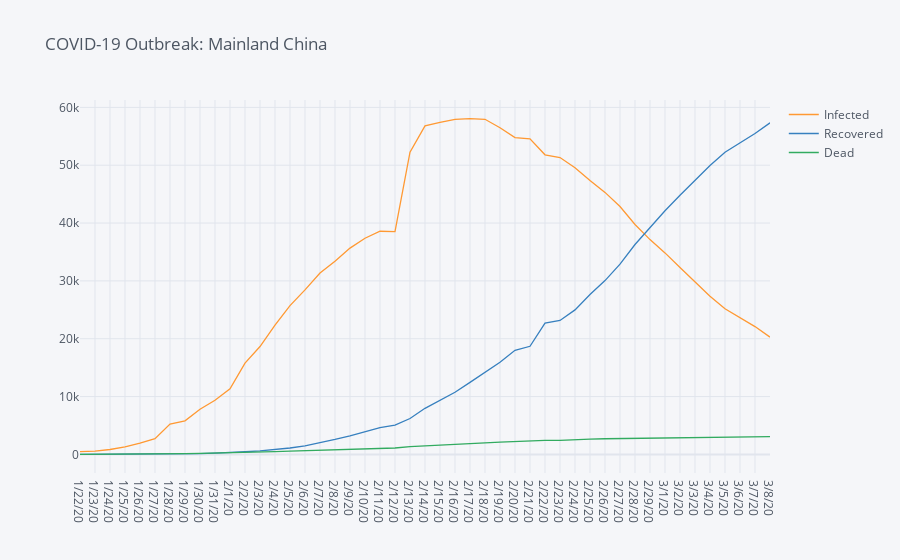
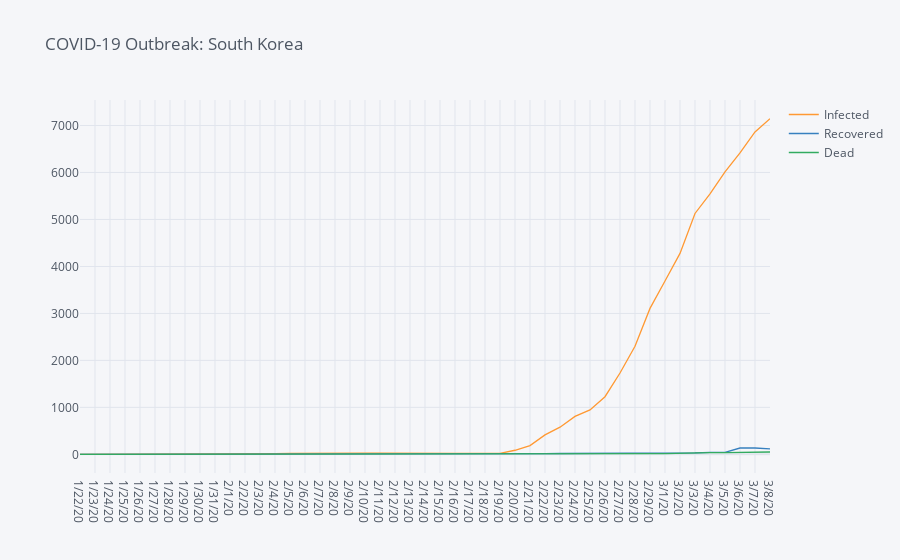
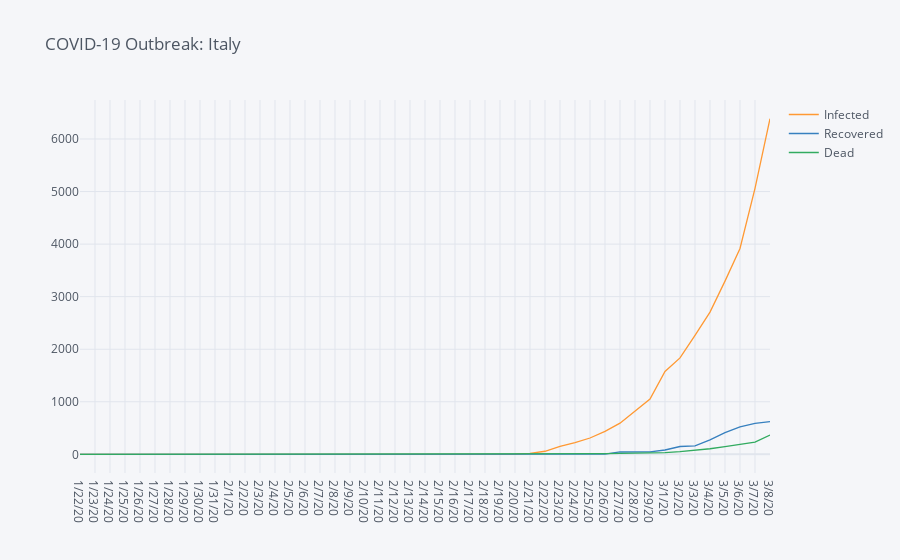
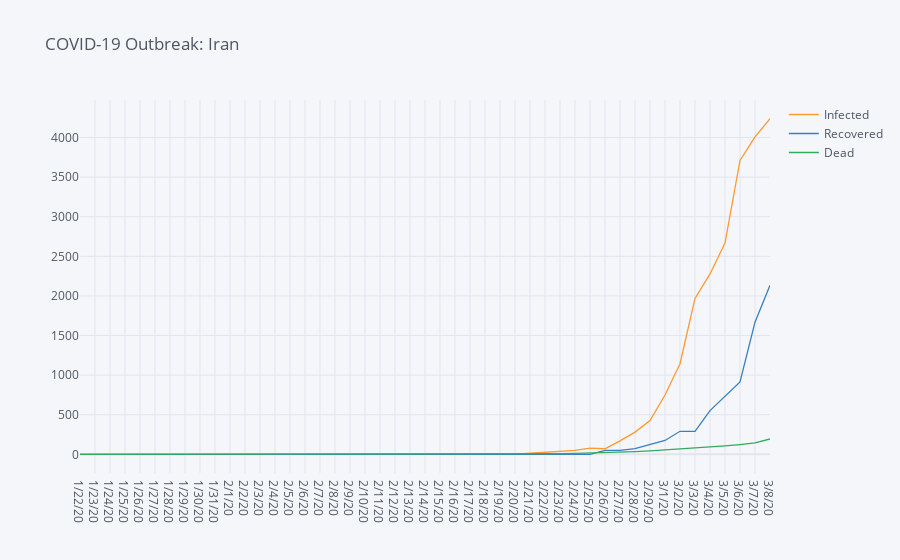

Notebook code for these charts, in order:
### Code cell
for c in list(confirmed.T.sum().sort_values(ascending=False).head(10).index):
    sird_plot(c, pop_prop=False)

### Figure 1 — Plotly figure (JSON) as saved in the notebook; plotly's stock layout.template omitted (floating-point values rounded to 4 significant figures)
{"data": [{"line": {"color": "rgba(255, 153, 51, 1.0)", "dash": "solid", "shape": "linear", "width": 1.3}, "mode": "lines", "name": "Infected", "text": "", "type": "scatter", "x": ["1/22/20", "1/23/20", "1/24/20", "1/25/20", "1/26/20", "1/27/20", "1/28/20", "1/29/20", "1/30/20", "1/31/20", "2/1/20", "2/2/20", "2/3/20", "2/4/20", "2/5/20", "2/6/20", "2/7/20", "2/8/20", "2/9/20", "2/10/20", "2/11/20", "2/12/20", "2/13/20", "2/14/20", "2/15/20", "2/16/20", "2/17/20", "2/18/20", "2/19/20", "2/20/20", "2/21/20", "2/22/20", "2/23/20", "2/24/20", "2/25/20", "2/26/20", "2/27/20", "2/28/20", "2/29/20", "3/1/20", "3/2/20", "3/3/20", "3/4/20", "3/5/20", "3/6/20", "3/7/20", "3/8/20"], "y": [502, 591, 854, 1318, 1957, 2723, 5262, 5817, 7818, 9356, 11337, 15783, 18654, 22347, 25732, 28445, 31360, 33379, 35668, 37378, 38581, 38504, 52251, 56799, 57391, 57933, 58046, 57938, 56480, 54761, 54543, 51794, 51325, 49569, 47347, 45297, 42856, 39745, 37137, 34838, 32304, 29802, 27335, 25169, 23643, 22104, 20282]}, {"line": {"color": "rgba(55, 128, 191, 1.0)", "dash": "solid", "shape": "linear", "width": 1.3}, "mode": "lines", "name": "Recovered", "text": "", "type": "scatter", "x": ["1/22/20", "1/23/20", "1/24/20", "1/25/20", "1/26/20", "1/27/20", "1/28/20", "1/29/20", "1/30/20", "1/31/20", "2/1/20", "2/2/20", "2/3/20", "2/4/20", "2/5/20", "2/6/20", "2/7/20", "2/8/20", "2/9/20", "2/10/20", "2/11/20", "2/12/20", "2/13/20", "2/14/20", "2/15/20", "2/16/20", "2/17/20", "2/18/20", "2/19/20", "2/20/20", "2/21/20", "2/22/20", "2/23/20", "2/24/20", "2/25/20", "2/26/20", "2/27/20", "2/28/20", "2/29/20", "3/1/20", "3/2/20", "3/3/20", "3/4/20", "3/5/20", "3/6/20", "3/7/20", "3/8/20"], "y": [28, 30, 36, 39, 49, 58, 101, 120, 135, 214, 275, 463, 614, 843, 1115, 1476, 1998, 2595, 3218, 3917, 4635, 5079, 6213, 7973, 9294, 10748, 12455, 14199, 15952, 18002, 18693, 22687, 23170, 24990, 27650, 30053, 32898, 36291, 39279, 42118, 44810, 47404, 49955, 52240, 53888, 55478, 57320]}, {"line": {"color": "rgba(50, 171, 96, 1.0)", "dash": "solid", "shape": "linear", "width": 1.3}, "mode": "lines", "name": "Dead", "text": "", "type": "scatter", "x": ["1/22/20", "1/23/20", "1/24/20", "1/25/20", "1/26/20", "1/27/20", "1/28/20", "1/29/20", "1/30/20", "1/31/20", "2/1/20", "2/2/20", "2/3/20", "2/4/20", "2/5/20", "2/6/20", "2/7/20", "2/8/20", "2/9/20", "2/10/20", "2/11/20", "2/12/20", "2/13/20", "2/14/20", "2/15/20", "2/16/20", "2/17/20", "2/18/20", "2/19/20", "2/20/20", "2/21/20", "2/22/20", "2/23/20", "2/24/20", "2/25/20", "2/26/20", "2/27/20", "2/28/20", "2/29/20", "3/1/20", "3/2/20", "3/3/20", "3/4/20", "3/5/20", "3/6/20", "3/7/20", "3/8/20"], "y": [17, 18, 26, 42, 56, 82, 131, 133, 171, 213, 259, 361, 425, 490, 562, 632, 717, 804, 904, 1011, 1111, 1116, 1368, 1520, 1662, 1765, 1863, 2002, 2114, 2236, 2236, 2441, 2443, 2593, 2663, 2715, 2744, 2788, 2835, 2870, 2912, 2945, 2981, 3013, 3042, 3070, 3097]}], "layout": {"legend": {"bgcolor": "#F5F6F9", "font": {"color": "#4D5663"}}, "paper_bgcolor": "#F5F6F9", "plot_bgcolor": "#F5F6F9", "title": {"font": {"color": "#4D5663"}, "text": "COVID-19 Outbreak: Mainland China"}, "xaxis": {"gridcolor": "#E1E5ED", "showgrid": true, "tickfont": {"color": "#4D5663"}, "title": {"font": {"color": "#4D5663"}, "text": ""}, "zerolinecolor": "#E1E5ED"}, "yaxis": {"gridcolor": "#E1E5ED", "showgrid": true, "tickfont": {"color": "#4D5663"}, "title": {"font": {"color": "#4D5663"}, "text": ""}, "zerolinecolor": "#E1E5ED"}}}

### Figure 2 — Plotly figure (JSON) as saved in the notebook; plotly's stock layout.template omitted (floating-point values rounded to 4 significant figures)
{"data": [{"line": {"color": "rgba(255, 153, 51, 1.0)", "dash": "solid", "shape": "linear", "width": 1.3}, "mode": "lines", "name": "Infected", "text": "", "type": "scatter", "x": ["1/22/20", "1/23/20", "1/24/20", "1/25/20", "1/26/20", "1/27/20", "1/28/20", "1/29/20", "1/30/20", "1/31/20", "2/1/20", "2/2/20", "2/3/20", "2/4/20", "2/5/20", "2/6/20", "2/7/20", "2/8/20", "2/9/20", "2/10/20", "2/11/20", "2/12/20", "2/13/20", "2/14/20", "2/15/20", "2/16/20", "2/17/20", "2/18/20", "2/19/20", "2/20/20", "2/21/20", "2/22/20", "2/23/20", "2/24/20", "2/25/20", "2/26/20", "2/27/20", "2/28/20", "2/29/20", "3/1/20", "3/2/20", "3/3/20", "3/4/20", "3/5/20", "3/6/20", "3/7/20", "3/8/20"], "y": [1, 1, 2, 2, 3, 4, 4, 4, 4, 11, 12, 15, 15, 16, 19, 23, 23, 23, 22, 24, 25, 21, 21, 21, 19, 20, 20, 19, 19, 87, 186, 415, 578, 807, 945, 1227, 1731, 2302, 3107, 3689, 4277, 5128, 5545, 6012, 6416, 6862, 7146]}, {"line": {"color": "rgba(55, 128, 191, 1.0)", "dash": "solid", "shape": "linear", "width": 1.3}, "mode": "lines", "name": "Recovered", "text": "", "type": "scatter", "x": ["1/22/20", "1/23/20", "1/24/20", "1/25/20", "1/26/20", "1/27/20", "1/28/20", "1/29/20", "1/30/20", "1/31/20", "2/1/20", "2/2/20", "2/3/20", "2/4/20", "2/5/20", "2/6/20", "2/7/20", "2/8/20", "2/9/20", "2/10/20", "2/11/20", "2/12/20", "2/13/20", "2/14/20", "2/15/20", "2/16/20", "2/17/20", "2/18/20", "2/19/20", "2/20/20", "2/21/20", "2/22/20", "2/23/20", "2/24/20", "2/25/20", "2/26/20", "2/27/20", "2/28/20", "2/29/20", "3/1/20", "3/2/20", "3/3/20", "3/4/20", "3/5/20", "3/6/20", "3/7/20", "3/8/20"], "y": [0, 0, 0, 0, 0, 0, 0, 0, 0, 0, 0, 0, 0, 0, 0, 0, 1, 1, 3, 3, 3, 7, 7, 7, 9, 9, 10, 12, 12, 16, 16, 16, 18, 18, 22, 22, 22, 22, 27, 30, 30, 30, 41, 41, 135, 135, 118]}, {"line": {"color": "rgba(50, 171, 96, 1.0)", "dash": "solid", "shape": "linear", "width": 1.3}, "mode": "lines", "name": "Dead", "text": "", "type": "scatter", "x": ["1/22/20", "1/23/20", "1/24/20", "1/25/20", "1/26/20", "1/27/20", "1/28/20", "1/29/20", "1/30/20", "1/31/20", "2/1/20", "2/2/20", "2/3/20", "2/4/20", "2/5/20", "2/6/20", "2/7/20", "2/8/20", "2/9/20", "2/10/20", "2/11/20", "2/12/20", "2/13/20", "2/14/20", "2/15/20", "2/16/20", "2/17/20", "2/18/20", "2/19/20", "2/20/20", "2/21/20", "2/22/20", "2/23/20", "2/24/20", "2/25/20", "2/26/20", "2/27/20", "2/28/20", "2/29/20", "3/1/20", "3/2/20", "3/3/20", "3/4/20", "3/5/20", "3/6/20", "3/7/20", "3/8/20"], "y": [0, 0, 0, 0, 0, 0, 0, 0, 0, 0, 0, 0, 0, 0, 0, 0, 0, 0, 0, 0, 0, 0, 0, 0, 0, 0, 0, 0, 0, 1, 2, 2, 6, 8, 10, 12, 13, 13, 16, 17, 28, 28, 35, 35, 42, 44, 50]}], "layout": {"legend": {"bgcolor": "#F5F6F9", "font": {"color": "#4D5663"}}, "paper_bgcolor": "#F5F6F9", "plot_bgcolor": "#F5F6F9", "title": {"font": {"color": "#4D5663"}, "text": "COVID-19 Outbreak: South Korea"}, "xaxis": {"gridcolor": "#E1E5ED", "showgrid": true, "tickfont": {"color": "#4D5663"}, "title": {"font": {"color": "#4D5663"}, "text": ""}, "zerolinecolor": "#E1E5ED"}, "yaxis": {"gridcolor": "#E1E5ED", "showgrid": true, "tickfont": {"color": "#4D5663"}, "title": {"font": {"color": "#4D5663"}, "text": ""}, "zerolinecolor": "#E1E5ED"}}}

### Figure 3 — Plotly figure (JSON) as saved in the notebook; plotly's stock layout.template omitted (floating-point values rounded to 4 significant figures)
{"data": [{"line": {"color": "rgba(255, 153, 51, 1.0)", "dash": "solid", "shape": "linear", "width": 1.3}, "mode": "lines", "name": "Infected", "text": "", "type": "scatter", "x": ["1/22/20", "1/23/20", "1/24/20", "1/25/20", "1/26/20", "1/27/20", "1/28/20", "1/29/20", "1/30/20", "1/31/20", "2/1/20", "2/2/20", "2/3/20", "2/4/20", "2/5/20", "2/6/20", "2/7/20", "2/8/20", "2/9/20", "2/10/20", "2/11/20", "2/12/20", "2/13/20", "2/14/20", "2/15/20", "2/16/20", "2/17/20", "2/18/20", "2/19/20", "2/20/20", "2/21/20", "2/22/20", "2/23/20", "2/24/20", "2/25/20", "2/26/20", "2/27/20", "2/28/20", "2/29/20", "3/1/20", "3/2/20", "3/3/20", "3/4/20", "3/5/20", "3/6/20", "3/7/20", "3/8/20"], "y": [0, 0, 0, 0, 0, 0, 0, 0, 0, 2, 2, 2, 2, 2, 2, 2, 3, 3, 3, 3, 3, 3, 3, 3, 3, 3, 3, 3, 3, 3, 19, 59, 150, 221, 311, 438, 593, 821, 1053, 1577, 1835, 2263, 2706, 3296, 3916, 5061, 6387]}, {"line": {"color": "rgba(55, 128, 191, 1.0)", "dash": "solid", "shape": "linear", "width": 1.3}, "mode": "lines", "name": "Recovered", "text": "", "type": "scatter", "x": ["1/22/20", "1/23/20", "1/24/20", "1/25/20", "1/26/20", "1/27/20", "1/28/20", "1/29/20", "1/30/20", "1/31/20", "2/1/20", "2/2/20", "2/3/20", "2/4/20", "2/5/20", "2/6/20", "2/7/20", "2/8/20", "2/9/20", "2/10/20", "2/11/20", "2/12/20", "2/13/20", "2/14/20", "2/15/20", "2/16/20", "2/17/20", "2/18/20", "2/19/20", "2/20/20", "2/21/20", "2/22/20", "2/23/20", "2/24/20", "2/25/20", "2/26/20", "2/27/20", "2/28/20", "2/29/20", "3/1/20", "3/2/20", "3/3/20", "3/4/20", "3/5/20", "3/6/20", "3/7/20", "3/8/20"], "y": [0, 0, 0, 0, 0, 0, 0, 0, 0, 0, 0, 0, 0, 0, 0, 0, 0, 0, 0, 0, 0, 0, 0, 0, 0, 0, 0, 0, 0, 0, 0, 1, 2, 1, 1, 3, 45, 46, 46, 83, 149, 160, 276, 414, 523, 589, 622]}, {"line": {"color": "rgba(50, 171, 96, 1.0)", "dash": "solid", "shape": "linear", "width": 1.3}, "mode": "lines", "name": "Dead", "text": "", "type": "scatter", "x": ["1/22/20", "1/23/20", "1/24/20", "1/25/20", "1/26/20", "1/27/20", "1/28/20", "1/29/20", "1/30/20", "1/31/20", "2/1/20", "2/2/20", "2/3/20", "2/4/20", "2/5/20", "2/6/20", "2/7/20", "2/8/20", "2/9/20", "2/10/20", "2/11/20", "2/12/20", "2/13/20", "2/14/20", "2/15/20", "2/16/20", "2/17/20", "2/18/20", "2/19/20", "2/20/20", "2/21/20", "2/22/20", "2/23/20", "2/24/20", "2/25/20", "2/26/20", "2/27/20", "2/28/20", "2/29/20", "3/1/20", "3/2/20", "3/3/20", "3/4/20", "3/5/20", "3/6/20", "3/7/20", "3/8/20"], "y": [0, 0, 0, 0, 0, 0, 0, 0, 0, 0, 0, 0, 0, 0, 0, 0, 0, 0, 0, 0, 0, 0, 0, 0, 0, 0, 0, 0, 0, 0, 1, 2, 3, 7, 10, 12, 17, 21, 29, 34, 52, 79, 107, 148, 197, 233, 366]}], "layout": {"legend": {"bgcolor": "#F5F6F9", "font": {"color": "#4D5663"}}, "paper_bgcolor": "#F5F6F9", "plot_bgcolor": "#F5F6F9", "title": {"font": {"color": "#4D5663"}, "text": "COVID-19 Outbreak: Italy"}, "xaxis": {"gridcolor": "#E1E5ED", "showgrid": true, "tickfont": {"color": "#4D5663"}, "title": {"font": {"color": "#4D5663"}, "text": ""}, "zerolinecolor": "#E1E5ED"}, "yaxis": {"gridcolor": "#E1E5ED", "showgrid": true, "tickfont": {"color": "#4D5663"}, "title": {"font": {"color": "#4D5663"}, "text": ""}, "zerolinecolor": "#E1E5ED"}}}

### Figure 4 — Plotly figure (JSON) as saved in the notebook; plotly's stock layout.template omitted (floating-point values rounded to 4 significant figures)
{"data": [{"line": {"color": "rgba(255, 153, 51, 1.0)", "dash": "solid", "shape": "linear", "width": 1.3}, "mode": "lines", "name": "Infected", "text": "", "type": "scatter", "x": ["1/22/20", "1/23/20", "1/24/20", "1/25/20", "1/26/20", "1/27/20", "1/28/20", "1/29/20", "1/30/20", "1/31/20", "2/1/20", "2/2/20", "2/3/20", "2/4/20", "2/5/20", "2/6/20", "2/7/20", "2/8/20", "2/9/20", "2/10/20", "2/11/20", "2/12/20", "2/13/20", "2/14/20", "2/15/20", "2/16/20", "2/17/20", "2/18/20", "2/19/20", "2/20/20", "2/21/20", "2/22/20", "2/23/20", "2/24/20", "2/25/20", "2/26/20", "2/27/20", "2/28/20", "2/29/20", "3/1/20", "3/2/20", "3/3/20", "3/4/20", "3/5/20", "3/6/20", "3/7/20", "3/8/20"], "y": [0, 0, 0, 0, 0, 0, 0, 0, 0, 0, 0, 0, 0, 0, 0, 0, 0, 0, 0, 0, 0, 0, 0, 0, 0, 0, 0, 0, 0, 3, 14, 23, 35, 49, 79, 71, 170, 281, 427, 749, 1144, 1968, 2278, 2667, 3710, 4009, 4238]}, {"line": {"color": "rgba(55, 128, 191, 1.0)", "dash": "solid", "shape": "linear", "width": 1.3}, "mode": "lines", "name": "Recovered", "text": "", "type": "scatter", "x": ["1/22/20", "1/23/20", "1/24/20", "1/25/20", "1/26/20", "1/27/20", "1/28/20", "1/29/20", "1/30/20", "1/31/20", "2/1/20", "2/2/20", "2/3/20", "2/4/20", "2/5/20", "2/6/20", "2/7/20", "2/8/20", "2/9/20", "2/10/20", "2/11/20", "2/12/20", "2/13/20", "2/14/20", "2/15/20", "2/16/20", "2/17/20", "2/18/20", "2/19/20", "2/20/20", "2/21/20", "2/22/20", "2/23/20", "2/24/20", "2/25/20", "2/26/20", "2/27/20", "2/28/20", "2/29/20", "3/1/20", "3/2/20", "3/3/20", "3/4/20", "3/5/20", "3/6/20", "3/7/20", "3/8/20"], "y": [0, 0, 0, 0, 0, 0, 0, 0, 0, 0, 0, 0, 0, 0, 0, 0, 0, 0, 0, 0, 0, 0, 0, 0, 0, 0, 0, 0, 0, 0, 0, 0, 0, 0, 0, 49, 49, 73, 123, 175, 291, 291, 552, 739, 913, 1669, 2134]}, {"line": {"color": "rgba(50, 171, 96, 1.0)", "dash": "solid", "shape": "linear", "width": 1.3}, "mode": "lines", "name": "Dead", "text": "", "type": "scatter", "x": ["1/22/20", "1/23/20", "1/24/20", "1/25/20", "1/26/20", "1/27/20", "1/28/20", "1/29/20", "1/30/20", "1/31/20", "2/1/20", "2/2/20", "2/3/20", "2/4/20", "2/5/20", "2/6/20", "2/7/20", "2/8/20", "2/9/20", "2/10/20", "2/11/20", "2/12/20", "2/13/20", "2/14/20", "2/15/20", "2/16/20", "2/17/20", "2/18/20", "2/19/20", "2/20/20", "2/21/20", "2/22/20", "2/23/20", "2/24/20", "2/25/20", "2/26/20", "2/27/20", "2/28/20", "2/29/20", "3/1/20", "3/2/20", "3/3/20", "3/4/20", "3/5/20", "3/6/20", "3/7/20", "3/8/20"], "y": [0, 0, 0, 0, 0, 0, 0, 0, 0, 0, 0, 0, 0, 0, 0, 0, 0, 0, 0, 0, 0, 0, 0, 0, 0, 0, 0, 0, 2, 2, 4, 5, 8, 12, 16, 19, 26, 34, 43, 54, 66, 77, 92, 107, 124, 145, 194]}], "layout": {"legend": {"bgcolor": "#F5F6F9", "font": {"color": "#4D5663"}}, "paper_bgcolor": "#F5F6F9", "plot_bgcolor": "#F5F6F9", "title": {"font": {"color": "#4D5663"}, "text": "COVID-19 Outbreak: Iran"}, "xaxis": {"gridcolor": "#E1E5ED", "showgrid": true, "tickfont": {"color": "#4D5663"}, "title": {"font": {"color": "#4D5663"}, "text": ""}, "zerolinecolor": "#E1E5ED"}, "yaxis": {"gridcolor": "#E1E5ED", "showgrid": true, "tickfont": {"color": "#4D5663"}, "title": {"font": {"color": "#4D5663"}, "text": ""}, "zerolinecolor": "#E1E5ED"}}}
